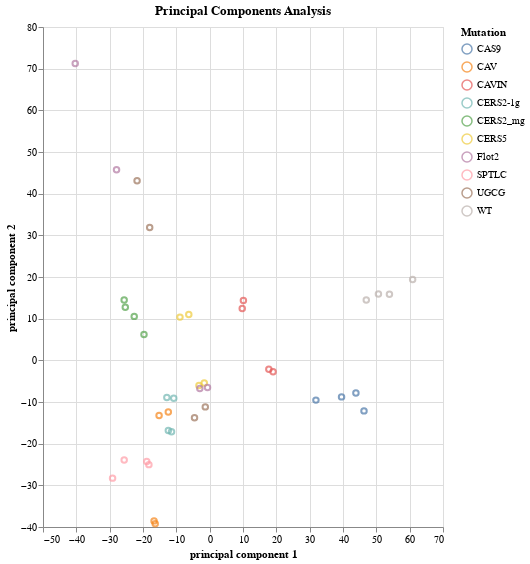

Here is the notebook cell this chart was saved with:
### Code cell
# chart principal components
click = alt.selection_point(fields=['Mutation'])

pca= alt.Chart(df_pca).mark_point().encode(
    x='principal component 1:Q',
    y='principal component 2:Q',
    color=alt.condition(click, 'Mutation:N', alt.value('lightgray')),
    tooltip=['Exp', 'Mutation']
).properties(
    width=400,
    height=500,
    title='Principal Components Analysis'
).add_params(
    click
)

pca

### Figure 1 — Vega-Lite specification as saved in the notebook (floating-point values rounded to 4 significant figures)
{"config": {"view": {"continuousWidth": 300, "continuousHeight": 300}}, "data": {"name": "data-91b3e1a111ee0e3f88f5261b7bb2948d"}, "mark": {"type": "point"}, "encoding": {"color": {"condition": {"param": "param_3", "field": "Mutation", "type": "nominal"}, "value": "lightgray"}, "tooltip": [{"field": "Exp", "type": "nominal"}, {"field": "Mutation", "type": "nominal"}], "x": {"field": "principal component 1", "type": "quantitative"}, "y": {"field": "principal component 2", "type": "quantitative"}}, "height": 500, "params": [{"name": "param_3", "select": {"type": "point", "fields": ["Mutation"]}}], "title": "Principal Components Analysis", "width": 400, "$schema": "https://vega.github.io/schema/vega-lite/v5.16.3.json", "datasets": {"data-91b3e1a111ee0e3f88f5261b7bb2948d": [{"principal component 1": 39.57, "principal component 2": -8.77, "principal component 3": 45.65, "principal component 4": -14.34, "principal component 5": -10.61, "principal component 6": -0.4521, "principal component 7": -7.943, "principal component 8": -3.197, "principal component 9": 4.21, "principal component 10": 6.124, "Exp": "CAS9-A", "Mutation": "CAS9"}, {"principal component 1": 43.88, "principal component 2": -7.851, "principal component 3": 44.61, "principal component 4": -14.86, "principal component 5": -11.68, "principal component 6": -0.957, "principal component 7": -12.54, "principal component 8": -16.2, "principal component 9": 59.24, "principal component 10": 4.138, "Exp": "CAS9-A.1", "Mutation": "CAS9"}, {"principal component 1": 46.3, "principal component 2": -12.13, "principal component 3": 42.7, "principal component 4": -36.77, "principal component 5": -22.15, "principal component 6": -0.9366, "principal component 7": 1.515, "principal component 8": -0.1635, "principal component 9": -44.49, "principal component 10": 0.07913, "Exp": "CAS9-B", "Mutation": "CAS9"}, {"principal component 1": 31.88, "principal component 2": -9.548, "principal component 3": 29.14, "principal component 4": -24.55, "principal component 5": -9.255, "principal component 6": -4.81, "principal component 7": -1.449, "principal component 8": 6.409, "principal component 9": -16.73, "principal component 10": -2.499, "Exp": "CAS9-B.1", "Mutation": "CAS9"}, {"principal component 1": -12.41, "principal component 2": -12.4, "principal component 3": -6.04, "principal component 4": -5.789, "principal component 5": -9.812, "principal component 6": 20.24, "principal component 7": 28.1, "principal component 8": 17.9, "principal component 9": 7.215, "principal component 10": -11.13, "Exp": "CAV_A", "Mutation": "CAV"}, {"principal component 1": -15.18, "principal component 2": -13.25, "principal component 3": -6.113, "principal component 4": -3.689, "principal component 5": -7.908, "principal component 6": 19.29, "principal component 7": 26.38, "principal component 8": 11.79, "principal component 9": 8.745, "principal component 10": -7.796, "Exp": "CAV_A.1", "Mutation": "CAV"}, {"principal component 1": -16.68, "principal component 2": -38.53, "principal component 3": 27.77, "principal component 4": 53.05, "principal component 5": 0.5905, "principal component 6": 28.74, "principal component 7": -2.626, "principal component 8": -15.23, "principal component 9": -10.29, "principal component 10": 7.498, "Exp": "CAV_B", "Mutation": "CAV"}, {"principal component 1": -16.34, "principal component 2": -39.2, "principal component 3": 26.25, "principal component 4": 51.58, "principal component 5": -1.706, "principal component 6": 27.6, "principal component 7": -2.202, "principal component 8": -2.885, "principal component 9": -5.606, "principal component 10": 3.361, "Exp": "CAV_B.1", "Mutation": "CAV"}, {"principal component 1": 10.12, "principal component 2": 14.38, "principal component 3": -2.461, "principal component 4": -1.182, "principal component 5": -4.095, "principal component 6": 14.98, "principal component 7": 20.16, "principal component 8": 2.593, "principal component 9": 5.578, "principal component 10": 9.049, "Exp": "CAVIN_A", "Mutation": "CAVIN"}, {"principal component 1": 9.771, "principal component 2": 12.45, "principal component 3": -4.186, "principal component 4": 1.229, "principal component 5": 0.03325, "principal component 6": 12.68, "principal component 7": 22.06, "principal component 8": 4.407, "principal component 9": 5.328, "principal component 10": 12.92, "Exp": "CAVIN_A.1", "Mutation": "CAVIN"}, {"principal component 1": 17.75, "principal component 2": -2.15, "principal component 3": -14.43, "principal component 4": -2.874, "principal component 5": -2.528, "principal component 6": 11.05, "principal component 7": 18.6, "principal component 8": 15.64, "principal component 9": 5.347, "principal component 10": -10.52, "Exp": "CAVIN_B", "Mutation": "CAVIN"}, {"principal component 1": 19.02, "principal component 2": -2.737, "principal component 3": -12.54, "principal component 4": -3.412, "principal component 5": -2.549, "principal component 6": 12.16, "principal component 7": 18.83, "principal component 8": 15.16, "principal component 9": 5.915, "principal component 10": -7.961, "Exp": "CAVIN_B.1", "Mutation": "CAVIN"}, {"principal component 1": -25.31, "principal component 2": 12.76, "principal component 3": -7.676, "principal component 4": -1.171, "principal component 5": -16.72, "principal component 6": -8.653, "principal component 7": -3.322, "principal component 8": -6.698, "principal component 9": 0.4785, "principal component 10": 19.81, "Exp": "CERS2_mg-A", "Mutation": "CERS2_mg"}, {"principal component 1": -25.65, "principal component 2": 14.46, "principal component 3": -5.811, "principal component 4": -1.244, "principal component 5": -12.74, "principal component 6": -8.81, "principal component 7": -1.922, "principal component 8": -6.639, "principal component 9": -0.06508, "principal component 10": 15.18, "Exp": "CERS2_mg-A.1", "Mutation": "CERS2_mg"}, {"principal component 1": -22.64, "principal component 2": 10.55, "principal component 3": -10.96, "principal component 4": -3.712, "principal component 5": -18.09, "principal component 6": -5.989, "principal component 7": -4.305, "principal component 8": -10.37, "principal component 9": -1.657, "principal component 10": 3.134, "Exp": "CERS2_mg-B", "Mutation": "CERS2_mg"}, {"principal component 1": -19.7, "principal component 2": 6.194, "principal component 3": -11.9, "principal component 4": -1.831, "principal component 5": -17.19, "principal component 6": -8.219, "principal component 7": 0.2238, "principal component 8": -8.726, "principal component 9": -1.941, "principal component 10": 8.568, "Exp": "CERS2_mg-B.1", "Mutation": "CERS2_mg"}, {"principal component 1": -10.77, "principal component 2": -9.087, "principal component 3": -17.78, "principal component 4": -2.166, "principal component 5": -7.587, "principal component 6": -11.9, "principal component 7": -1.151, "principal component 8": -2.07, "principal component 9": 1.273, "principal component 10": -1.924, "Exp": "CERS2-1g_A", "Mutation": "CERS2-1g"}, {"principal component 1": -12.84, "principal component 2": -8.917, "principal component 3": -17.65, "principal component 4": -0.2015, "principal component 5": -5.062, "principal component 6": -12.13, "principal component 7": -4.922, "principal component 8": -3.538, "principal component 9": 0.2948, "principal component 10": -1.508, "Exp": "CERS2-1g_A.1", "Mutation": "CERS2-1g"}, {"principal component 1": -12.4, "principal component 2": -16.85, "principal component 3": -4.716, "principal component 4": 20.93, "principal component 5": -11.38, "principal component 6": -18.45, "principal component 7": -12.32, "principal component 8": -0.2508, "principal component 9": -2.639, "principal component 10": -2.545, "Exp": "CERS2-1g_B", "Mutation": "CERS2-1g"}, {"principal component 1": -11.44, "principal component 2": -17.14, "principal component 3": -0.4705, "principal component 4": 24.5, "principal component 5": -11.95, "principal component 6": -21.81, "principal component 7": -14.33, "principal component 8": 3.053, "principal component 9": -1.232, "principal component 10": -5.562, "Exp": "CERS2-1g_B.1", "Mutation": "CERS2-1g"}, {"principal component 1": -1.622, "principal component 2": -5.445, "principal component 3": -18.95, "principal component 4": -3.095, "principal component 5": -13.44, "principal component 6": -6.762, "principal component 7": 3.223, "principal component 8": -5.426, "principal component 9": 0.6926, "principal component 10": 0.7682, "Exp": "CERS5-A", "Mutation": "CERS5"}, {"principal component 1": -3.213, "principal component 2": -6.027, "principal component 3": -19.63, "principal component 4": -4.18, "principal component 5": -14.62, "principal component 6": -6.246, "principal component 7": 1.771, "principal component 8": -5.299, "principal component 9": -0.4264, "principal component 10": 2.264, "Exp": "CERS5-A.1", "Mutation": "CERS5"}, {"principal component 1": -8.908, "principal component 2": 10.37, "principal component 3": -9.826, "principal component 4": 1.046, "principal component 5": -10.92, "principal component 6": -5.581, "principal component 7": 1.016, "principal component 8": -9.328, "principal component 9": -0.4821, "principal component 10": 10.95, "Exp": "CERS5-B", "Mutation": "CERS5"}, {"principal component 1": -6.264, "principal component 2": 10.98, "principal component 3": -10.76, "principal component 4": 0.2031, "principal component 5": -12.4, "principal component 6": -4.527, "principal component 7": 4.26, "principal component 8": -8.88, "principal component 9": -0.5836, "principal component 10": 8.225, "Exp": "CERS5-B.1", "Mutation": "CERS5"}, {"principal component 1": -27.94, "principal component 2": 45.73, "principal component 3": 6.377, "principal component 4": -3.957, "principal component 5": -4.823, "principal component 6": 10.47, "principal component 7": -1.038, "principal component 8": -1.723, "principal component 9": 1.219, "principal component 10": -8.159, "Exp": "Flot2-A", "Mutation": "Flot2"}, {"principal component 1": -40.33, "principal component 2": 71.24, "principal component 3": 17.73, "principal component 4": -8.744, "principal component 5": -8.789, "principal component 6": 41.14, "principal component 7": -40.01, "principal component 8": 9.424, "principal component 9": -3.498, "principal component 10": -20.18, "Exp": "Flot2-A.1", "Mutation": "Flot2"}, {"principal component 1": -2.952, "principal component 2": -6.753, "principal component 3": -16.04, "principal component 4": -6.242, "principal component 5": -10.79, "principal component 6": -9.024, "principal component 7": -2.468, "principal component 8": 0.019, "principal component 9": 0.3615, "principal component 10": -8.01, "Exp": "Flot2-B", "Mutation": "Flot2"}, {"principal component 1": -0.6408, "principal component 2": -6.493, "principal component 3": -17.89, "principal component 4": -7.694, "principal component 5": -10.13, "principal component 6": -9.795, "principal component 7": -3.749, "principal component 8": -1.749, "principal component 9": -1.151, "principal component 10": -7.696, "Exp": "Flot2-B.1", "Mutation": "Flot2"}, {"principal component 1": -25.64, "principal component 2": -23.93, "principal component 3": -5.827, "principal component 4": -24.49, "principal component 5": 29.75, "principal component 6": 3.524, "principal component 7": -6.105, "principal component 8": -6.278, "principal component 9": -2.011, "principal component 10": -0.6826, "Exp": "SPTLC_A", "Mutation": "SPTLC"}, {"principal component 1": -29.13, "principal component 2": -28.27, "principal component 3": -6.127, "principal component 4": -34.69, "principal component 5": 50.48, "principal component 6": 12.27, "principal component 7": -18.67, "principal component 8": -11.61, "principal component 9": 3.143, "principal component 10": 8.005, "Exp": "SPTLC_A.1", "Mutation": "SPTLC"}, {"principal component 1": -18.88, "principal component 2": -24.26, "principal component 3": -6.268, "principal component 4": -25.44, "principal component 5": 18.29, "principal component 6": 3.769, "principal component 7": -0.7721, "principal component 8": -2.388, "principal component 9": -2.34, "principal component 10": 0.8911, "Exp": "SPTLC_B", "Mutation": "SPTLC"}, {"principal component 1": -18.23, "principal component 2": -25.03, "principal component 3": -6.127, "principal component 4": -26.68, "principal component 5": 19.63, "principal component 6": 7.837, "principal component 7": 3.764, "principal component 8": 0.5448, "principal component 9": -2.57, "principal component 10": 0.7818, "Exp": "SPTLC_B.1", "Mutation": "SPTLC"}, {"principal component 1": -17.99, "principal component 2": 31.87, "principal component 3": 31.54, "principal component 4": 11.06, "principal component 5": 28.06, "principal component 6": -20.34, "principal component 7": 5.104, "principal component 8": 41.84, "principal component 9": -0.6828, "principal component 10": 44.3, "Exp": "UGCG-A", "Mutation": "UGCG"}, {"principal component 1": -21.77, "principal component 2": 43.08, "principal component 3": 43.72, "principal component 4": 13.92, "principal component 5": 34.29, "principal component 6": -28.48, "principal component 7": 40.53, "principal component 8": -34.9, "principal component 9": -4.929, "principal component 10": -25.22, "Exp": "UGCG-A.1", "Mutation": "UGCG"}, {"principal component 1": -4.544, "principal component 2": -13.76, "principal component 3": 8.916, "principal component 4": 13.02, "principal component 5": 8.244, "principal component 6": -22.11, "principal component 7": -12.4, "principal component 8": 24.57, "principal component 9": 5.457, "principal component 10": -22.68, "Exp": "UGCG-B", "Mutation": "UGCG"}, {"principal component 1": -1.312, "principal component 2": -11.17, "principal component 3": 10.41, "principal component 4": 11.08, "principal component 5": 9.508, "principal component 6": -24.8, "principal component 7": -10.31, "principal component 8": 26.65, "principal component 9": 4.592, "principal component 10": -24.24, "Exp": "UGCG-B.1", "Mutation": "UGCG"}, {"principal component 1": 53.93, "principal component 2": 15.84, "principal component 3": -27.06, "principal component 4": 13.56, "principal component 5": 14.07, "principal component 6": 3.906, "principal component 7": -3.731, "principal component 8": -4.91, "principal component 9": -3.997, "principal component 10": 1.126, "Exp": "WT_A", "Mutation": "WT"}, {"principal component 1": 60.89, "principal component 2": 19.42, "principal component 3": -27.31, "principal component 4": 13.32, "principal component 5": 14.54, "principal component 6": 9.923, "principal component 7": -2.255, "principal component 8": -6.175, "principal component 9": -7.411, "principal component 10": 1.669, "Exp": "WT_A.1", "Mutation": "WT"}, {"principal component 1": 50.63, "principal component 2": 15.91, "principal component 3": -21.06, "principal component 4": 17.74, "principal component 5": 22.03, "principal component 6": 1.09, "principal component 7": -14.11, "principal component 8": -3.711, "principal component 9": -1.977, "principal component 10": 0.2804, "Exp": "WT_B", "Mutation": "WT"}, {"principal component 1": 46.98, "principal component 2": 14.47, "principal component 3": -19.2, "principal component 4": 16.77, "principal component 5": 19.42, "principal component 6": 0.1192, "principal component 7": -10.88, "principal component 8": -1.647, "principal component 9": -2.377, "principal component 10": -0.8111, "Exp": "WT_B.1", "Mutation": "WT"}]}}
